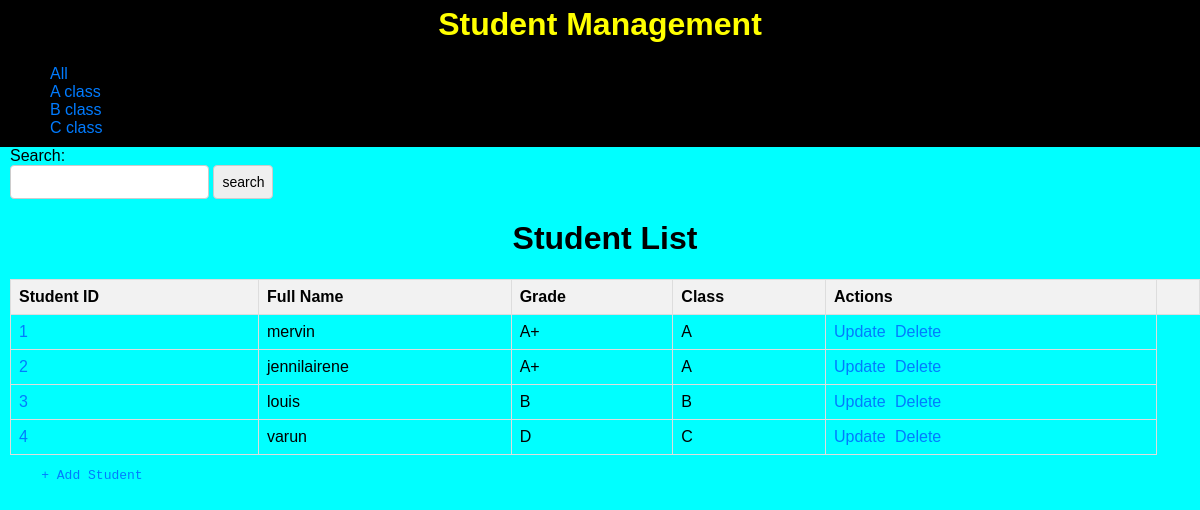
The page / on the database its author committed.
### main.py (models this page shows, shortened)
class Student(db.Model):
  __tablename__ = 'Student'
  student_id = db.Column(db.Integer(), autoincrement=True, primary_key=True)
  full_name = db.Column(db.String(50))
  age = db.Column(db.Integer)
  dateofbirth = db.Column(db.String(50))
  stuclass = db.Column(db.String(50))
  percentage = db.Column(db.Integer)
  grade=db.Column(db.String(50))

### main.py (the view)
@app.route("/", methods=["GET", "POST"])
def main():
  astudent = Student.query.filter_by(stuclass="A").all()
  bstudent = Student.query.filter_by(stuclass="B").all()
  cstudent = Student.query.filter_by(stuclass="C").all()
  if len(astudent) != 0 or len(bstudent) != 0 or len(cstudent) != 0:
    return render_template("home.html",astudent=astudent,bstudent=bstudent,cstudent=cstudent)
  else:
    return render_template("empty.html")

### templates/home.html (shortened to what this page needs)
<!DOCTYPE html>
<html>
  <head>
</head>
  <body>
    <div class="top">
      <ul>
        <h1 class="fi">Student Management</h1>
        <ol>
          <a href="/">All
          </a>
        </ol>
        <ol>
          <a href="/classa/filter">A class
          </a>
        </ol>
        <ol>
          <a href="/classb/filter">B class
            </a>
        </ol>
        <ol>
          <a href="/classc/filter">C class
            </a>
        </ol>
      </ul>
    </div>
    <div>
      Search:
      <form action="/student/search" method="GET">
      <input type="text" name="search">
      <input type="submit" value="search" >
      </form>
      </div>
    <h1>Student List</h1>
    <table>
      <tr>
        <th>Student ID</th>
        <th>Full Name</th>
        <th>Grade</th>
        <th>Class</th>
        <th>Actions<th>
      </tr>
      {% if astudent|length !=0 %}
      {% for i in astudent %}
      <tr>
        <td><a href="/student/{{ i['student_id'] }}">{{ i["student_id"] }}</a></td>
        <td>
          {{ i["full_name"] }}
        </td>
        <td>{{ i["grade"] }}</td>
        <td>{{i["stuclass"]}}</td>
        <td>
          <a href="/student/{{ i['student_id'] }}/update">Update</a>
          <a href="/student/{{ i['student_id'] }}/delete">Delete</a>
        </td>
      </tr>
      {% endfor %}
      {% endif %}
      {% if bstudent|length !=0 %}
      {% for i in bstudent %}
      <tr>
        <td><a href="/student/{{ i['student_id'] }}">{{ i["student_id"] }}</a></td>
        <td>
          {{ i["full_name"] }}
        </td>
        <td>{{ i["grade"] }}</td>
        <td>{{i["stuclass"]}}</td>
        <td>
          <a href="/student/{{ i['student_id'] }}/update">Update</a>
          <a href="/student/{{ i['student_id'] }}/delete">Delete</a>
        </td>
      </tr>
      {% endfor %}
      {% endif %}
      {% if cstudent|length !=0 %}
      {% for i in cstudent %}
      <tr>
        <td><a href="/student/{{ i['student_id'] }}">{{ i["student_id"] }}</a></td>
        <td>
          {{ i["full_name"] }}
        </td>
        <td>{{ i["grade"] }}</td>
        <td>{{i["stuclass"]}}</td>
        <td>
          <a href="/student/{{ i['student_id'] }}/update">Update</a>
          <a href="/student/{{ i['student_id'] }}/delete">Delete</a>
        </td>
      </tr>
      {% endfor %}
      {% endif %}
    </table>
    <pre>    <a href="/form">+ Add Student</a></pre>
  </body>
</html>

### templates/home.html (style rules this page uses)
body { font-family: Arial, sans-serif; margin: 0; padding: 0; background-color:cyan; margin-left:10px; }
.top { background-color: black; margin-left:-10px; margin-top:-25px; padding:10px; }
h1 { text-align: center; }
ul { list-style: none; padding: 0; margin: 0; }
a { text-decoration: none; color: #007bff; }
table { width: 100%; border-collapse: collapse; margin-top: 20px; }
th, td { border: 1px solid #ddd; padding: 8px; text-align: left; }
th { background-color: #f2f2f2; }
td a { margin-right: 5px; }
input[type="text"], input[type="submit"] { padding: 8px; border-radius: 4px; border: 1px solid #ccc; font-size: 14px; }
.fi { color:yellow; }

### rows shown on the page
Student: student_id "1", full_name "mervin", grade "A+", stuclass "A"
Student: student_id "2", full_name "jennilairene", grade "A+", stuclass "A"
Student: student_id "3", full_name "louis", grade "B", stuclass "B"
Student: student_id "4", full_name "varun", grade "D", stuclass "C"
